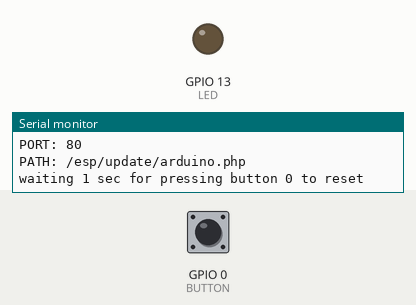
Bench run of a program on a simulated ESP8266 (NodeMCU). On the bench: output pins drawn as LEDs (lit = HIGH), the last lines printed to the serial monitor. Dashed ring = blinking. The test bench sets the inputs (shaded band); at power-on: GPIO 0 (BUTTON) HIGH. WiFi joins after 1.5 s; servers stay silent unless stated; storage starts empty; no MQTT or app messages arrive unless stated.

Above: at 0.1 s.
At 3.9 s:
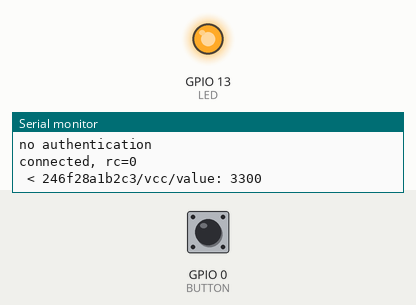
4.0 s: GPIO 0 (BUTTON) pulled LOW for 0.15 s
At 7.15 s:
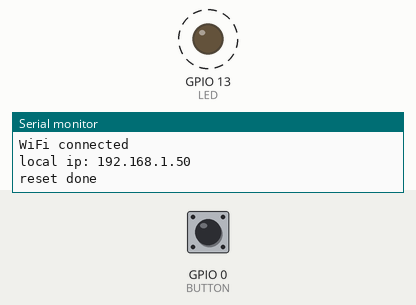
Timing chart, 0 to 13.1 s (numbered marks = the images above; inputs shaded):
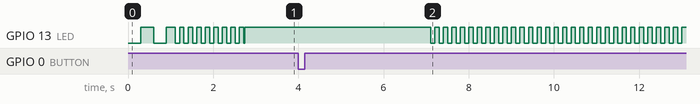

The program:

main.cpp
```cpp
#include "Arduino.h"

// defines
#define DS1822  0x22
#define DS18B20 0x28
#define DS18S20 0x10

#if DHTSENSOR
#include <DHT.h>
#endif
#if (ONEWIRESENSOR == DS1822) || (ONEWIRESENSOR == DS18B20) || (ONEWIRESENSOR == DS18S20)
#include <OneWire.h>
#include <DallasTemperature.h>
#endif
#ifdef LUX
#include <Wire.h>
#include <BH1750.h>
#endif
#ifdef SHT3X
#include <Wire.h>
#endif
#ifdef BMP
#include <Wire.h>
#include <Adafruit_BMP085.h>
#endif

#ifndef VERSION
#define VERSION "sonoffTH"
#endif
#ifndef BUTTON
#define BUTTON  0
#endif
#ifndef RELAY
#define RELAY   12
#endif
#ifndef LED
#define LED     13
#endif
#ifndef DHTJACK
#define DHTJACK    14
#endif
#ifndef ONEWIREJACK
#define ONEWIREJACK    14
#endif
#ifndef LEDOFF
#define LEDOFF  HIGH
#endif
#ifndef SERVER
#define SERVER  "lemonpi"
#endif
#ifndef PORT
#define PORT    80
#endif
#ifndef PATH
#define PATH    "/esp/update/arduino.php"
#endif


// libraries
#include <Streaming.h>
#include <Ticker.h>
#include <FS.h>
#include <ESP8266WiFi.h>
#include <DNSServer.h>
#include <ESP8266WebServer.h>
#include <WiFiManager.h>
#include <ArduinoJson.h>
#include <ESP8266httpUpdate.h>
#include <PubSubClient.h>
#include <EEPROM.h>
#include <ESP8266mDNS.h>
#include <WiFiUdp.h>
#include <ArduinoOTA.h>


// constants
const int address = 0;
const char file[]="/config.json";
const unsigned long timerMeasureIntervall = 60;
const unsigned long timerLastReconnect = 60;
const unsigned long timerButtonPressedReset = 3;
const int qos = 1;


// switch adc port to monitor vcc
ADC_MODE(ADC_VCC);


// global definitions
Ticker ticker;
PubSubClient pubSubClient;
#if DHTSENSOR
DHT dht;
#endif
#if (ONEWIRESENSOR == DS1822) || (ONEWIRESENSOR == DS18B20) || (ONEWIRESENSOR == DS18S20)
OneWire oneWire(ONEWIREJACK);
DallasTemperature dallasTemperature(&oneWire);
#endif
#ifdef LUX
BH1750 lightMeter;
#endif
#ifdef BMP
Adafruit_BMP085 bmp;
#endif
WiFiClient wifiClient;


// global variables
bool shouldSaveConfig = false;
char id[13];
unsigned long timerMeasureIntervallStart = 0;
unsigned long timerLastReconnectStart = 0;
unsigned long timerButtonPressedStart = 0;
bool calculate = false;
char mqtt_server[40] = "test.mosquitto.org";
char mqtt_username[16] = "";
char mqtt_password[16] = "";
char mqtt_port[6] = "1883";
String subscribeSwitchTopic = "/switch/command";
String publishSwitchTopic = "/switch/state";
String publishVccTopic = "/vcc/value";
String publishTemperatureTopic = "/temperature/value";
String publishHumidityTopic = "/humidity/value";
String publishLuxTopic = "/lux/value";
String publishPressureTopic = "/pressure/value";


// callback functions
void tick();
void saveConfigCallback ();
#if !defined(DEEPSLEEP) && defined(SWITCH)
void callback(char*, byte*, unsigned int);
#endif


// functions
void setupHardware();
void printSettings();
void setupPubSub();
void checkForConfigReset();
void resetConfig();
#if !defined(DEEPSLEEP) && defined(SWITCH)
void readSwitchStateEEPROM();
void writeSwitchStateEEPROM();
void publishSwitchState();
#endif
void setupID();
void publishValues();
bool connect();
void updater();
void finishSetup();
void setupTopic();
void shutPubSub();
void saveConfig();
void setupOTA();
void goDeepSleep();
void setupWiFiManager(bool);
void readConfig();


void setup() {
  setupHardware();
  printSettings();
  #if !defined(DEEPSLEEP) && defined(SWITCH)
  readSwitchStateEEPROM();
  #endif
  checkForConfigReset();
  setupWiFiManager(true);
  updater();
  setupID();
  setupPubSub();
  setupTopic();
  finishSetup();
  connect();
  #ifdef DEEPSLEEP
  goDeepSleep();
  #endif
  setupOTA();
}

void loop() {
  ArduinoOTA.handle();
  if (WiFi.status() == WL_CONNECTED) {
    if (!pubSubClient.connected()) {
      if (millis() - timerLastReconnectStart > timerLastReconnect * 1000) {
        timerLastReconnectStart = millis();
        if (connect()) {
          timerLastReconnectStart = 0;
        }
      }
    } else {
      pubSubClient.loop();
      if (millis() - timerMeasureIntervallStart > timerMeasureIntervall * 1000) {
        timerMeasureIntervallStart = millis();
        publishValues();
      }
    }
  }
  if (!calculate and (digitalRead(BUTTON) == LOW)) {
    timerButtonPressedStart = millis();
    calculate = true;
  }
  if (calculate and (digitalRead(BUTTON) == HIGH)) {
    if (millis() - timerButtonPressedStart > timerButtonPressedReset * 1000) {
      calculate = false;
      resetConfig();
      #if !defined(DEEPSLEEP) && defined(SWITCH)
    } else if (millis() - timerButtonPressedStart > 0) {
      calculate = false;
      digitalWrite(RELAY, !digitalRead(RELAY));
      writeSwitchStateEEPROM();
      publishSwitchState();
      Serial << "Switch state: " << digitalRead(RELAY) << endl;
    }
    #else
  }
  #endif
}
}

void tick() {
  int state = digitalRead(LED);

  digitalWrite(LED, !state);
}

void saveConfigCallback () {
  shouldSaveConfig = true;
  Serial << "Should save config" << endl;
}

#if !defined(DEEPSLEEP) && defined(SWITCH)
void callback(char* topic, byte* payload, unsigned int length) {
  Serial << " > " << topic << ": ";
  for (unsigned int i = 0; i < length; i++) {
    Serial << (char) payload[i];
  }
  Serial << endl;
  if ((payload[0] == '0' ? false : true) != digitalRead(RELAY)) {
    digitalWrite(RELAY, !digitalRead(RELAY));
    publishSwitchState();
    writeSwitchStateEEPROM();
  }
}
#endif

void setupHardware() {
  Serial.begin(115200);
  ticker.attach(0.3, tick);
  #if DHTSENSOR
  dht.setup(DHTJACK);
  #endif
  #if (ONEWIRESENSOR == DS1822) || (ONEWIRESENSOR == DS18B20) || (ONEWIRESENSOR == DS18S20)
  dallasTemperature.begin();
  #endif
  #ifdef LUX
  lightMeter.begin();
  #endif
  #ifdef SHT3X
  Wire.begin();
  #endif
  #ifdef BMP
  bmp.begin();
  #endif
  pinMode(BUTTON, INPUT_PULLUP);
  #if !defined(DEEPSLEEP) && defined(SWITCH)
  pinMode(RELAY, OUTPUT);
  #endif
  pinMode(LED, OUTPUT);
}

void printSettings() {
  Serial << endl << endl << "RESETINFO: " << ESP.getResetInfo() << endl;
  Serial << endl << "VERSION: " << VERSION << endl;
  #ifdef DEEPSLEEP
  Serial << "DEEPSLEEP: " << DEEPSLEEP << "s" << endl;
  #endif
  Serial << "BUTTON: " << BUTTON << endl;
  Serial << "SWITCH: ";
  #if !defined(DEEPSLEEP) && defined(SWITCH)
  Serial << "enabled" << endl;
  Serial << "RELAY: " << RELAY << endl;
  #else
  Serial << "disabled" << endl;
  #endif
  Serial << "LED: " << LED << endl;
  Serial << "DHTJACK: " << DHTJACK << endl;
  Serial << "ONEWIREJACK: " << ONEWIREJACK << endl;
  #ifdef DHTSENSOR
  Serial << "DHT: DHTSENSOR" << endl;
  #endif
  #ifdef ONEWIRESENSOR
  Serial << "ONEWIRESENSOR: " << ONEWIRESENSOR << endl;
  #endif
  #ifdef LUX
  Serial << "I2CSENSOR: LUX" << endl;
  #endif
  #ifdef SHT3X
  Serial << "I2CSENSOR: SHT3X" << endl;
  #endif
  #ifdef BMP
  Serial << "I2CSENSOR: BMP" << endl;
  #endif
  Serial << "LEDOFF: " << LEDOFF << endl;
  Serial << "SERVER: " << SERVER << endl;
  Serial << "PORT: " << PORT << endl;
  Serial << "PATH: " << PATH << endl;
  Serial << endl;
}

void setupPubSub() {
  pubSubClient.setClient(wifiClient);
  pubSubClient.setServer(mqtt_server, String(mqtt_port).toInt());
  #if !defined(DEEPSLEEP) && defined(SWITCH)
  pubSubClient.setCallback(callback);
  #endif
}

#if !defined(DEEPSLEEP) && defined(SWITCH)
void readSwitchStateEEPROM() {
  EEPROM.begin(512);
  digitalWrite(RELAY, EEPROM.read(address));
}

void writeSwitchStateEEPROM() {
  EEPROM.write(address, digitalRead(RELAY));
  EEPROM.commit();
}

void publishSwitchState() {
  bool state = digitalRead(RELAY);

  if (pubSubClient.connected()) {
    if (pubSubClient.publish(publishSwitchTopic.c_str(), String(state).c_str())) {
      Serial << " < " << publishSwitchTopic << ": " << state << endl;
    } else {
      Serial << "!< " << publishSwitchTopic << ": " << state << endl;
    }
  }
}
#endif

void checkForConfigReset() {
  Serial << "waiting 1 sec for pressing button " << BUTTON << " to reset" << endl;
  delay(1000);
  timerButtonPressedStart =  millis();
  while (digitalRead(BUTTON) == LOW) {
    if (millis() - timerButtonPressedStart > 0) {
      Serial << "reset triggered" << endl;
      resetConfig();
    }
  }
  Serial << "done" << endl;
}

void resetConfig() {
  Serial << "reset config" << endl;
  setupWiFiManager(false);
  Serial << "reset done" << endl;
  yield();
}

void setupID() {
  byte mac[6];

  WiFi.macAddress(mac);
  sprintf(id, "%02x%02x%02x%02x%02x%02x", mac[0], mac[1], mac[2], mac[3],
  mac[4], mac[5]);
  Serial << "id: " << id << endl;
}

void publishValues() {
  unsigned int vcc = ESP.getVcc();
  #if DHTSENSOR
  float temperature = dht.getTemperature();
  float humidity = dht.getHumidity();
  #elif (ONEWIRESENSOR == DS1822) || (ONEWIRESENSOR == DS18B20) || (ONEWIRESENSOR == DS18S20)
  float temperature;
  #endif
  #ifdef LUX
  unsigned short lux = lightMeter.readLightLevel();
  #endif
  #ifdef BMP
  float pressure = (float) bmp.readPressure() / 100;
  #endif
  #ifdef SHT3X
  unsigned int data[6];
  Wire.beginTransmission(0x45);
  Wire.write(0x2C);
  Wire.write(0x06);
  Wire.endTransmission();
  delay(500);
  Wire.requestFrom(0x45, 6);
  if (Wire.available() == 6) {
    data[0] = Wire.read();
    data[1] = Wire.read();
    data[2] = Wire.read();
    data[3] = Wire.read();
    data[4] = Wire.read();
    data[5] = Wire.read();
  }
  float temperature = ((((data[0] * 256.0) + data[1]) * 175) / 65535.0) - 45;
  float humidity = ((((data[3] * 256.0) + data[4]) * 100) / 65535.0);
  #endif

  if (pubSubClient.connected()) {
    if (pubSubClient.publish(publishVccTopic.c_str(), String(vcc).c_str())) {
      Serial << " < " << publishVccTopic << ": " << vcc << endl;
    } else {
      Serial << "!< " << publishVccTopic << ": " << vcc << endl;
    }
    #if defined(DHTSENSOR) || defined(SHT3X)
    if (!isnan(temperature) && pubSubClient.publish(publishTemperatureTopic.c_str(), String(temperature).c_str())) {
      Serial << " < " << publishTemperatureTopic << ": " << temperature << endl;
    } else {
      Serial << "!< " << publishTemperatureTopic << ": " << temperature << endl;
    }
    if (!isnan(humidity) && pubSubClient.publish(publishHumidityTopic.c_str(), String(humidity).c_str())) {
      Serial << " < " << publishHumidityTopic << ": " << humidity << endl;
    } else {
      Serial << "!< " << publishHumidityTopic << ": " << humidity << endl;
    }
    #elif (ONEWIRESENSOR == DS1822) || (ONEWIRESENSOR == DS18B20) || (ONEWIRESENSOR == DS18S20)
    dallasTemperature.requestTemperatures();
    temperature = dallasTemperature.getTempCByIndex(0);
    if (pubSubClient.publish(publishTemperatureTopic.c_str(), String(temperature).c_str())) {
      Serial << " < " << publishTemperatureTopic << ": " << temperature << endl;
    } else {
      Serial << "!< " << publishTemperatureTopic << ": " << temperature << endl;
    }
    #endif
    #ifdef LUX
    if (pubSubClient.publish(publishLuxTopic.c_str(), String(lux).c_str())) {
      Serial << " < " << publishLuxTopic << ": " << lux << endl;
    } else {
      Serial << "!< " << publishLuxTopic << ": " << lux << endl;
    }
    #endif
    #ifdef BMP
    if (pubSubClient.publish(publishPressureTopic.c_str(), String(pressure).c_str())) {
      Serial << " < " << publishPressureTopic << ": " << pressure << endl;
    } else {
      Serial << "!< " << publishPressureTopic << ": " << pressure << endl;
    }
    #endif
  }
}

bool connect() {
  bool connected = false;

  Serial << "Attempting MQTT connection (~5s) ..." << endl;
  if ((String(mqtt_username).length() == 0) || (String(mqtt_password).length() == 0)) {
    Serial << "no authentication" << endl;
    connected = pubSubClient.connect(id);
  } else {
    Serial << "authentication" << endl;
    connected = pubSubClient.connect(id, String(mqtt_username).c_str(), String(mqtt_password).c_str());
  }
  if (connected) {
    Serial << "connected, rc=" << pubSubClient.state() << endl;
    #if !defined(DEEPSLEEP) && defined(SWITCH)
    publishSwitchState();
    #endif
    publishValues();
    pubSubClient.subscribe(subscribeSwitchTopic.c_str(), qos);
    ticker.detach();
    digitalWrite(LED, LEDOFF);
  } else {
    Serial << "failed, rc=" << pubSubClient.state() << endl;
    ticker.attach(1.0, tick);
  }

  return pubSubClient.connected();
}

void updater() {
  if (WiFi.status() == WL_CONNECTED) {
    Serial << "try update" << endl;
    t_httpUpdate_return ret = ESPhttpUpdate.update(SERVER, PORT, PATH, VERSION);
    switch (ret) {
      case HTTP_UPDATE_FAILED:
      Serial << "HTTP_UPDATE_FAILD Error (" << ESPhttpUpdate.getLastError() << "): " << ESPhttpUpdate.getLastErrorString().c_str() << endl;
      break;
      case HTTP_UPDATE_NO_UPDATES:
      Serial << "HTTP_UPDATE_NO_UPDATES" << endl;
      break;
      case HTTP_UPDATE_OK:
      Serial << "HTTP_UPDATE_OK" << endl;
      break;
    }
  }
}

void finishSetup() {
  if (WiFi.status() == WL_CONNECTED) {
    ticker.detach();
    digitalWrite(LED, LEDOFF);
  } else {
    ticker.attach(0.5, tick);
  }
}

void setupTopic() {
  subscribeSwitchTopic = id + subscribeSwitchTopic;
  publishSwitchTopic = id + publishSwitchTopic;
  publishVccTopic = id + publishVccTopic;
  publishTemperatureTopic = id + publishTemperatureTopic;
  publishHumidityTopic = id + publishHumidityTopic;
  publishLuxTopic = id + publishLuxTopic;
  publishPressureTopic = id + publishPressureTopic;
}

void shutPubSub() {
  if (pubSubClient.connected()) {
    pubSubClient.unsubscribe(subscribeSwitchTopic.c_str());
    pubSubClient.disconnect();
  }
}

void saveConfig() {
  Serial << "saving config" << endl;
  DynamicJsonBuffer jsonBuffer;
  JsonObject& json = jsonBuffer.createObject();
  File configFile = SPIFFS.open(file, "w");

  if (configFile) {
    json["mqtt_server"] = mqtt_server;
    json["mqtt_port"] = mqtt_port;
    json["mqtt_username"] = mqtt_username;
    json["mqtt_password"] = mqtt_password;
    #ifdef VERBOSE
    json.prettyPrintTo(Serial);
    Serial << endl;
    #endif
    json.printTo(configFile);
    configFile.close();
  } else {
    Serial << "failed to open config file for writing" << endl;
  }
}

void setupOTA() {
  ArduinoOTA.onStart([]() {
    Serial << "Start" << endl;
  });
  ArduinoOTA.onEnd([]() {
    Serial << "End" << endl;
  });
  ArduinoOTA.onProgress([](unsigned int progress, unsigned int total) {
    Serial << "Progress: " << (progress / (total / 100)) << "%" << endl;
  });
  ArduinoOTA.onError([](ota_error_t error) {
    Serial << "Error[" << error << "]: ";
    if (error == OTA_AUTH_ERROR) Serial << "Auth Failed" << endl;
    else if (error == OTA_BEGIN_ERROR) Serial << "Begin Failed" << endl;
    else if (error == OTA_CONNECT_ERROR) Serial << "Connect Failed" << endl;
    else if (error == OTA_RECEIVE_ERROR) Serial << "Receive Failed" << endl;
    else if (error == OTA_END_ERROR) Serial << "End Failed" << endl;
  });
  ArduinoOTA.begin();
}

void setupWiFiManager(bool autoConnect) {
  ticker.attach(0.1, tick);
  readConfig();
  WiFiManagerParameter custom_mqtt_server("server", "mqtt server", mqtt_server, 40);
  WiFiManagerParameter custom_mqtt_port("port", "mqtt port", mqtt_port, 6);
  WiFiManagerParameter custom_mqtt_username("username", "mqtt username", mqtt_username, 16);
  WiFiManagerParameter custom_mqtt_password("password", "mqtt password", mqtt_password, 16);
  WiFiManager wifiManager;
  #ifdef VERBOSE
  wifiManager.setDebugOutput(true);
  #else
  wifiManager.setDebugOutput(false);
  #endif
  wifiManager.setSaveConfigCallback(saveConfigCallback);
  wifiManager.addParameter(&custom_mqtt_server);
  wifiManager.addParameter(&custom_mqtt_port);
  wifiManager.addParameter(&custom_mqtt_username);
  wifiManager.addParameter(&custom_mqtt_password);
  if (autoConnect) {
    wifiManager.setTimeout(180);
    if (!wifiManager.autoConnect("AutoConnectAP")) {
      Serial << "failed to connect and hit timeout" << endl;
    } else {
      Serial << "WiFi connected" << endl;
      strcpy(mqtt_server, custom_mqtt_server.getValue());
      strcpy(mqtt_port, custom_mqtt_port.getValue());
      strcpy(mqtt_username, custom_mqtt_username.getValue());
      strcpy(mqtt_password, custom_mqtt_password.getValue());
      if (shouldSaveConfig) {
        saveConfig();
      }
      Serial << "local ip: " << WiFi.localIP() << endl;
    }
  } else {
    wifiManager.setTimeout(180);
    if (!wifiManager.startConfigPortal("OnDemandAP")) {
      Serial << "failed to connect and hit timeout" << endl;
    } else {
      Serial << "WiFi connected" << endl;
      strcpy(mqtt_server, custom_mqtt_server.getValue());
      strcpy(mqtt_port, custom_mqtt_port.getValue());
      strcpy(mqtt_username, custom_mqtt_username.getValue());
      strcpy(mqtt_password, custom_mqtt_password.getValue());
      if (shouldSaveConfig) {
        saveConfig();
      }
      Serial << "local ip: " << WiFi.localIP() << endl;
    }
  }
}

void readConfig() {
  Serial << "mounting FS..." << endl;
  if (SPIFFS.begin()) {
    Serial << "mounted file system" << endl;
    if (SPIFFS.exists(file)) {
      Serial << "reading config file" << endl;
      File configFile = SPIFFS.open(file, "r");
      if (configFile) {
        Serial << "opened config file" << endl;;
        size_t size = configFile.size();
        std::unique_ptr<char[]> buf(new char[size]);
        configFile.readBytes(buf.get(), size);
        DynamicJsonBuffer jsonBuffer;
        JsonObject& json = jsonBuffer.parseObject(buf.get());
        #ifdef VERBOSE
        json.prettyPrintTo(Serial);
        Serial << endl;
        #endif
        if (json.success()) {
          Serial << "parsed json" << endl;
          if (json.containsKey("mqtt_server") && json.containsKey("mqtt_port") && json.containsKey("mqtt_username") && json.containsKey("mqtt_password")) {
            strcpy(mqtt_server, json["mqtt_server"]);
            strcpy(mqtt_port, json["mqtt_port"]);
            strcpy(mqtt_username, json["mqtt_username"]);
            strcpy(mqtt_password, json["mqtt_password"]);
          }
        } else {
          Serial << "failed to load json config" << endl;
        }
      }
    }
  } else {
    Serial << "failed to mount FS" << endl;
  }
}

#ifdef DEEPSLEEP
void goDeepSleep() {
  Serial << "going to sleep" << endl;

  shutPubSub();
  ESP.deepSleep(DEEPSLEEP * 1000000);
}
#endif
```

Measured:
- after the input at 4.0 s, GPIO 13 (LED): alternates HIGH for 0.10 s and LOW for 0.10 s, starting after 3.1 s
